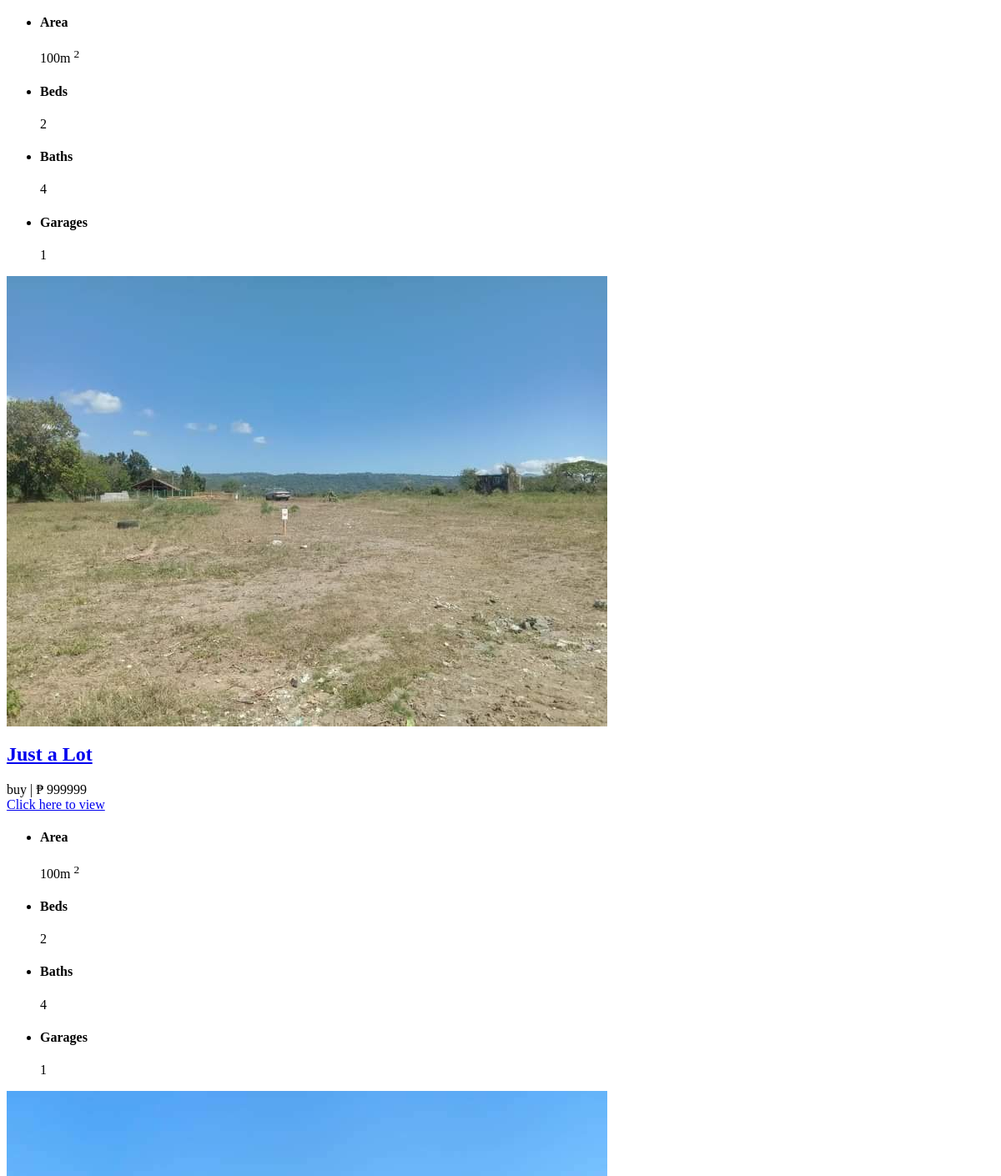
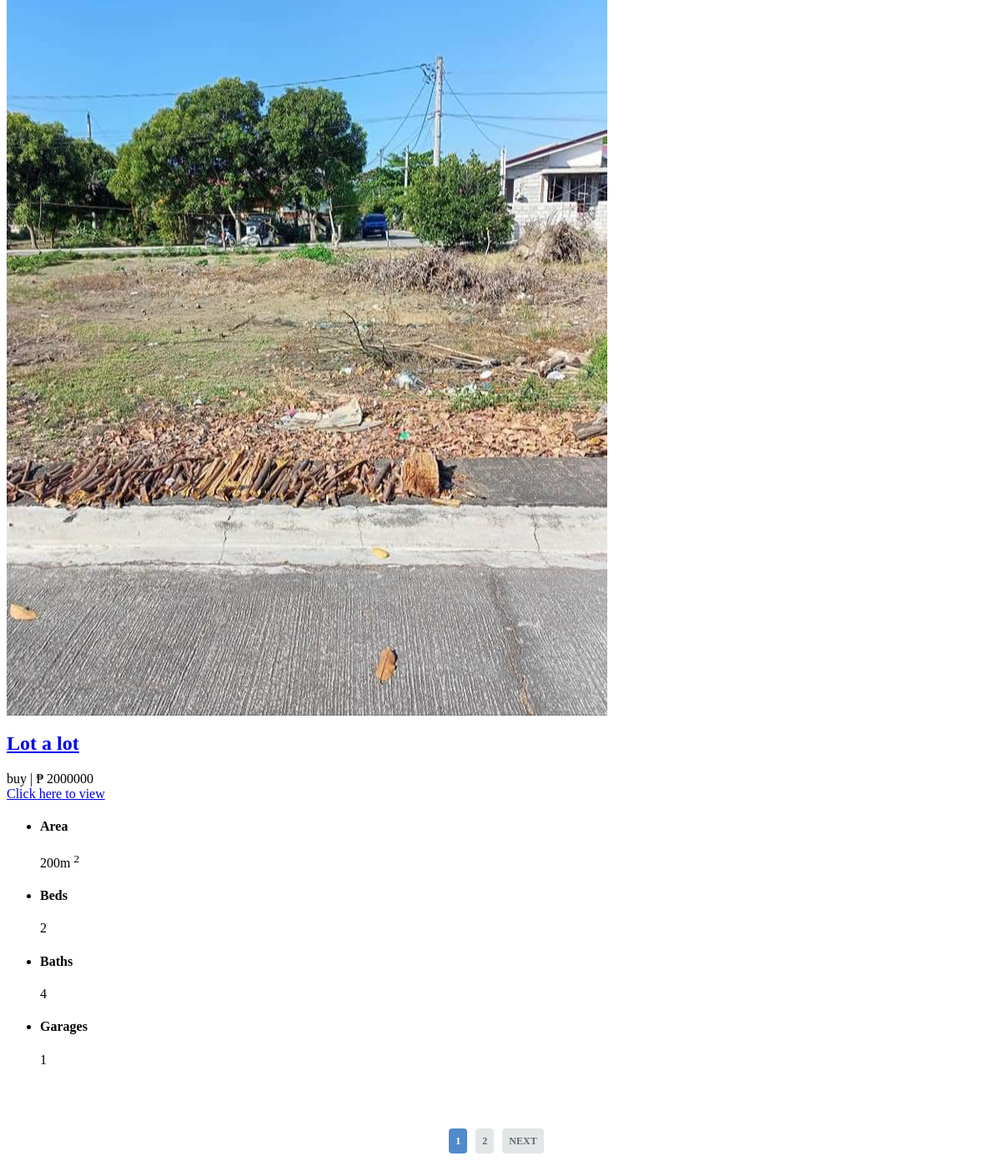
The app's page /RealEstate/property-grid.php (lower part), older data (2 pictures, top to bottom).
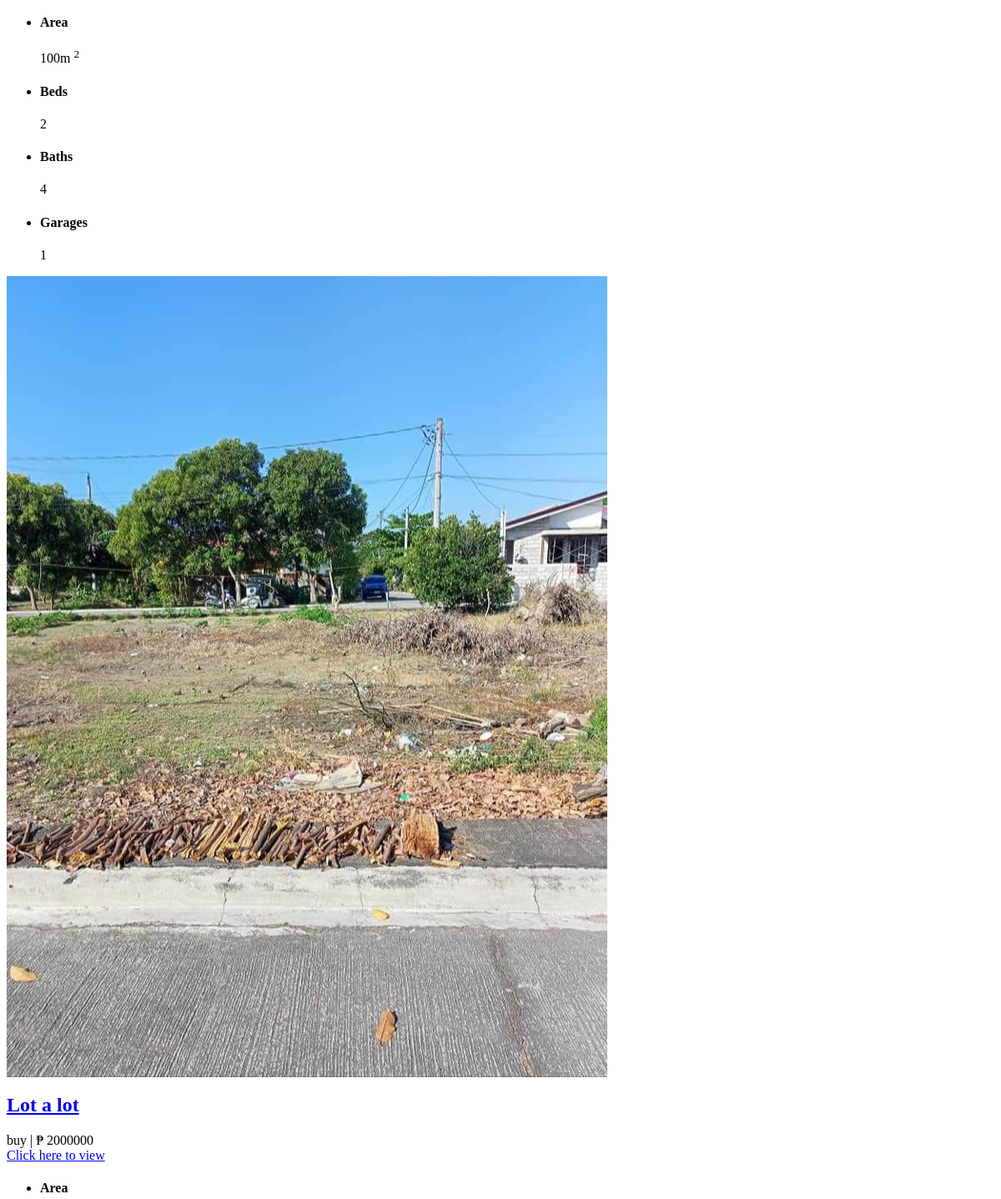
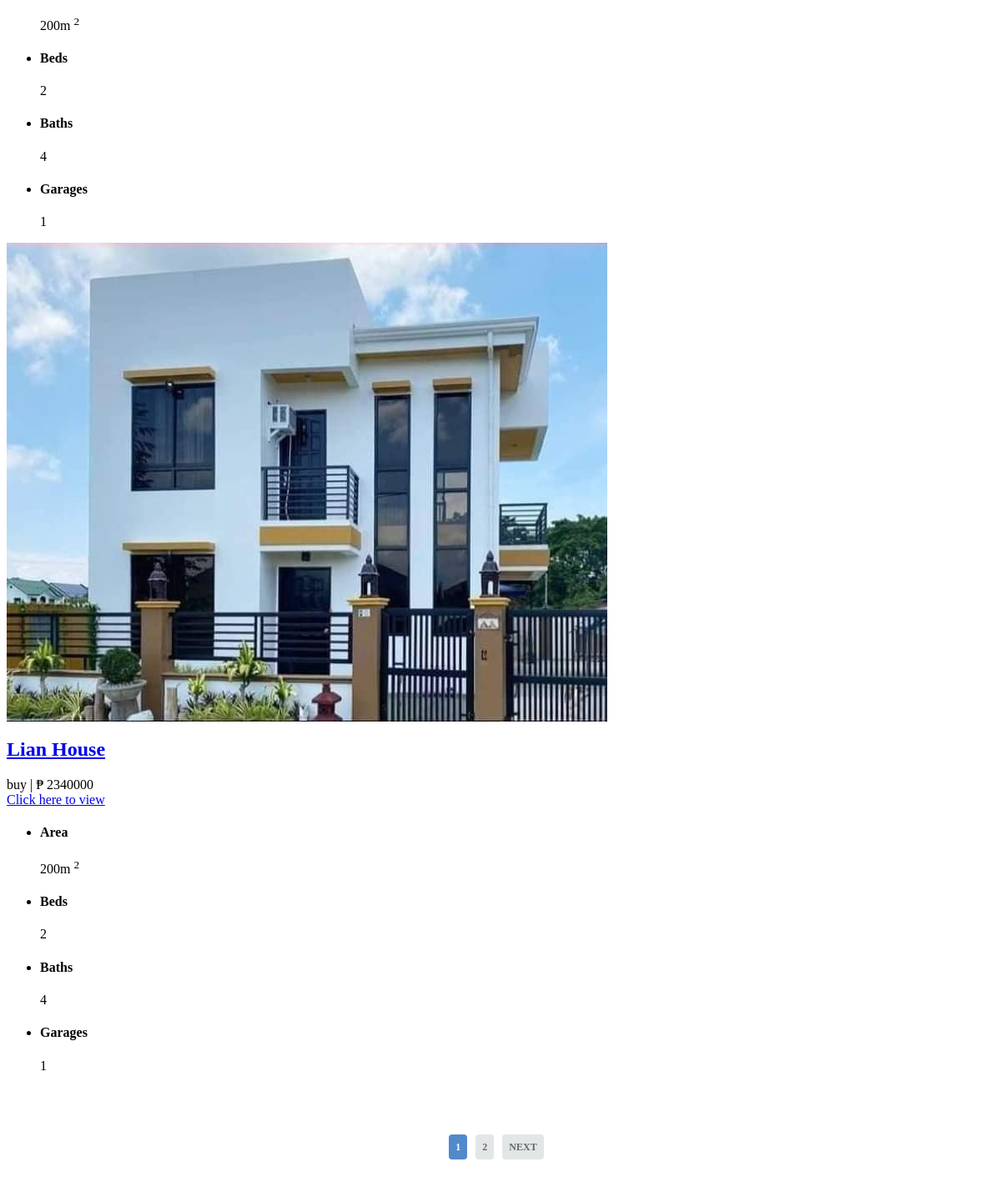
The same page, newer data (2 pictures, top to bottom).
### tables this page shows
CREATE TABLE `seller_property` (
  `id` varchar(150) NOT NULL,
  `title` varchar(150) NOT NULL,
  `more_info` text NOT NULL,
  `price` float NOT NULL,
  `sqm` float NOT NULL,
  `type` varchar(50) NOT NULL,
  `approved` varchar(5) NOT NULL,
  `status` varchar(10) NOT NULL,
  `seller_id` int(11) NOT NULL,
  `latitude` varchar(150) NOT NULL,
  `longitude` varchar(150) NOT NULL,
  `location` varchar(150) NOT NULL,
  `bedroom` int(11) NOT NULL,
  `garages` int(11) NOT NULL,
  `cr` int(11) NOT NULL,
  `image` text NOT NULL,
  `date` date NOT NULL,
  `floor_sqm` float NOT NULL
);

### RealEstate/property-grid.php (the view, shortened to what this page needs)
<?php include 'header.php';
global $con;
$total_pages = $con->query("SELECT * FROM `seller_property` WHERE approved = 'Yes' AND status = 'For Sale'")->num_rows;
$page = isset($_GET['page']) && is_numeric($_GET['page']) ? $_GET['page'] : 1;
$num_results_on_page = 6;
if ($stmt = $con->prepare("SELECT * FROM seller_property WHERE approved = 'Yes' AND status = 'For Sale' ORDER BY id LIMIT ?,?")) {
    $calc_page = ($page - 1) * $num_results_on_page;
    $stmt->bind_param('ii', $calc_page, $num_results_on_page);
    $stmt->execute();
    $result = $stmt->get_result();
?>
<body>
    <main id="main">
        <section class="property-grid grid">
            <div class="container">
                <div class="row">
                    <?php while ($row = $result->fetch_assoc()): ?>
                    <div class="col-md-4">
                        <div class="card-box-a card-shadow">
                            <div class="img-box-a">
                                <?php echo '<img src="../uploads/'.$row["image"].'" alt="" class="img-a img-fluid">'; ?>
                            </div>
                            <div class="card-overlay">
                                <div class="card-overlay-a-content">
                                    <div class="card-header-a">
                                        <h2 class="card-title-a">
                                            <a href="#"> <?php echo $row['title']; ?></a>
                                        </h2>
                                    </div>
                                    <div class="card-body-a">
                                        <div class="price-box d-flex">
                                            <span class="price-a">buy | ₱ <?php echo $row['price']; ?></span>
                                        </div>
                                        <?php
                                            echo '<a href="property-single.php?id='.$row["id"].'" class="link-a">Click here
                                            to view
                                            <span class="bi bi-chevron-right"></span>
                                        </a>';
                                            ?>
                                    </div>
                                    <div class="card-footer-a">
                                        <ul class="card-info d-flex justify-content-around">
                                            <li>
                                                <h4 class="card-info-title">Area</h4>
                                                <span><?php echo $row['sqm']; ?>m
                                                    <sup>2</sup>
                                                </span>
                                            </li>
                                            <li>
                                                <h4 class="card-info-title">Beds</h4>
                                                <span>2</span>
                                            </li>
                                            <li>
                                                <h4 class="card-info-title">Baths</h4>
                                                <span>4</span>
                                            </li>
                                            <li>
                                                <h4 class="card-info-title">Garages</h4>
                                                <span>1</span>
                                            </li>
                                        </ul>
                                    </div>
                                </div>
                            </div>
                        </div>
                    </div>
                    <?php endwhile; ?>
                </div>
            </div>
        </section>
        <br><br>
        <div class="pagination-container">
            <?php if (ceil($total_pages / $num_results_on_page) > 0): ?>
            <ul class="pagination">
                <li class="currentpage"><a href="property-grid.php?page=<?php echo $page ?>"><?php echo $page ?></a>
                </li>
                <?php if ($page+1 < ceil($total_pages / $num_results_on_page)+1): ?><li class="page"><a
                        href="property-grid.php?page=<?php echo $page+1 ?>"><?php echo $page+1 ?></a></li>
                <?php endif; ?>
                <?php if ($page < ceil($total_pages / $num_results_on_page)): ?>
                <li class="next"><a href="property-grid.php?page=<?php echo $page+1 ?>">Next</a></li>
                <?php endif; ?>
            </ul>
            <?php endif; ?>
        </div>
    </main>
</body>
</html>
<?php
}
?>

Row changes from the older to the newer data that the page shows:
removed seller_property: image (picture), title "Just a Lot", price "999999", sqm "100"
now on this page (row edited): seller_property: image (picture), title "Lian House", price "2340000", sqm "200"
